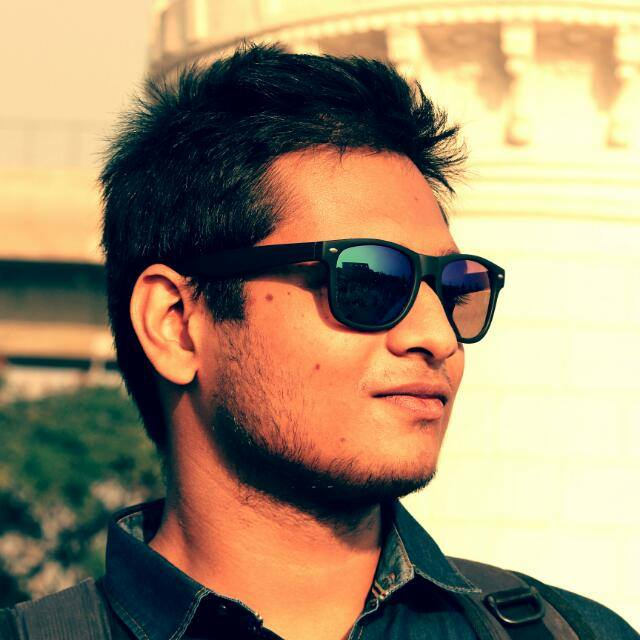
%> input picture 6th_sem/jimut-matlab/mat/Anubhab-codes/jim.jpg, 640 x 640 px
$ octave image_proc_3.m   (GNU Octave 9; MATLAB toolbox functions it lacks are replaced by stand-ins)
%> lines starting %> are read from the running program, lines starting %| are printed output that depends on the picture
%image_proc_3.m : Write a program to split 1 image to 2 images. Split along
%y-axis
clc;
clear all;
close all;
file1=input('\nEnter Input Image file name = ','s');
%> the answer given: jim.jpg
file2=input('Enter Output Image File-1 name = ','s');
%> the answer given: out.png
file3=input('Enter Output Image File-2 name = ','s');
%> the answer given: out.png
x=imread(file1);
%> x is the input picture: size 640x640x3 uint8; mean R, G, B 159.5, 139.5, 110.2
[r,c,d]=size(x);
%> r = 640; c = 640; d = 3
r1=fix(r/2);
%> r1 = 320
y1(1:r1,1:c,1:d)=x(1:r1,1:c,1:d); %copying 50% pixels x-axis wise
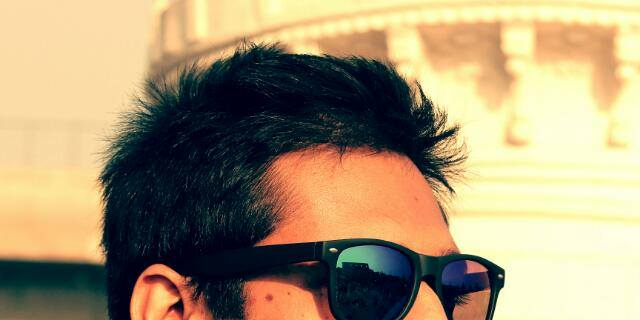
%> y1: size 320x640x3 uint8; mean R, G, B 166.6, 148.7, 115.9
y2(1:r-r1,1:c,1:d)=x(r1+1:r,1:c,1:d); %copying rest 50% pixels x-axis wise
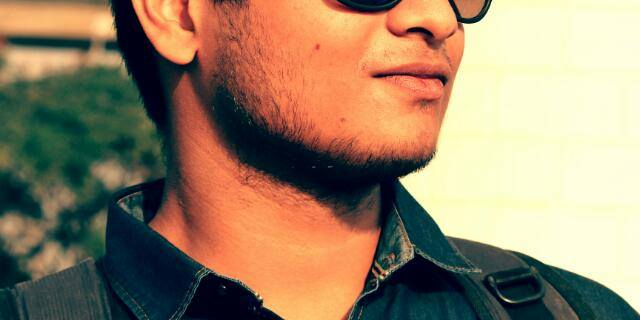
%> y2: size 320x640x3 uint8; mean R, G, B 152.4, 130.4, 104.5
imwrite(y1,file2);
imwrite(y2,file3);
imshow(y1);
%end
